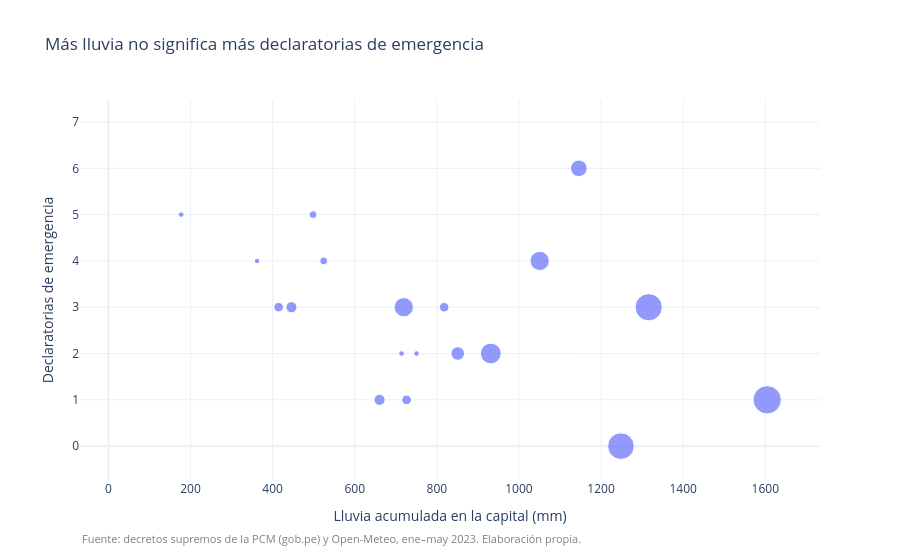

Notebook code for this chart:
### Markdown cell above
## 3. Gráfico de dispersión: lluvia vs. declaratorias

Cada punto es un departamento; al pasar el mouse aparece su nombre (`hover_name`).
El tamaño del punto son los días de lluvia fuerte.

### Code cell
fig_dispersion = px.scatter(
    datos, x="lluvia_total_mm", y="declaratorias",
    size="dias_lluvia_fuerte", hover_name="departamento",
    labels={"lluvia_total_mm": "Lluvia acumulada en la capital (mm)",
            "declaratorias": "Declaratorias de emergencia",
            "dias_lluvia_fuerte": "Días ≥ 20 mm"},
    title="Más lluvia no significa más declaratorias de emergencia",
)
fig_dispersion.update_layout(
    template="plotly_white",
    annotations=[dict(
        text="Fuente: decretos supremos de la PCM (gob.pe) y Open-Meteo, ene–may 2023. Elaboración propia.",
        showarrow=False, xref="paper", yref="paper",
        x=0, y=-0.18, font=dict(size=11, color="gray"),
    )],
)
fig_dispersion.show()

### Figure 1 — Plotly figure (JSON) as saved in the notebook; plotly's stock layout.template omitted (floating-point values rounded to 4 significant figures)
{"data": [{"hovertemplate": "<b>%{hovertext}</b><br><br>Lluvia acumulada en la capital (mm)=%{x}<br>Declaratorias de emergencia=%{y}<br>Días ≥ 20 mm=%{marker.size}<extra></extra>", "hovertext": ["Amazonas", "Áncash", "Apurímac", "Arequipa", "Ayacucho", "Cajamarca", "Callao", "Cusco", "Huancavelica", "Huánuco", "Ica", "Junín", "La Libertad", "Lambayeque", "Lima", "Loreto", "Madre de Dios", "Moquegua", "Pasco", "Piura", "Puno", "San Martín", "Tacna", "Tumbes", "Ucayali"], "legendgroup": "", "marker": {"color": "#636efa", "size": [3, 9, 3, 1, 2, 0, 0, 1, 3, 2, 0, 6, 1, 4, 0, 26, 23, 0, 1, 12, 4, 12, 0, 14, 24], "sizemode": "area", "sizeref": 0.065, "symbol": "circle"}, "mode": "markers", "name": "", "orientation": "v", "showlegend": false, "type": "scatter", "x": [414.6, 1146.0, 726.2, 362.0, 498.4, 796.6, 55.5, 714.0, 817.8, 524.3, 113.6, 850.8, 177.2, 445.8, 55.5, 1605.0, 1248.0, 83.9, 750.4, 719.4, 660.4, 1050.0, 28.2, 931.4, 1316.0], "xaxis": "x", "y": [3, 6, 1, 4, 5, 4, 1, 2, 3, 4, 3, 2, 5, 3, 7, 1, 0, 2, 2, 3, 1, 4, 2, 2, 3], "yaxis": "y"}], "layout": {"annotations": [{"font": {"color": "gray", "size": 11}, "showarrow": false, "text": "Fuente: decretos supremos de la PCM (gob.pe) y Open-Meteo, ene–may 2023. Elaboración propia.", "x": 0, "xref": "paper", "y": -0.18, "yref": "paper"}], "legend": {"itemsizing": "constant", "tracegroupgap": 0}, "title": {"text": "Más lluvia no significa más declaratorias de emergencia"}, "xaxis": {"anchor": "y", "domain": [0.0, 1.0], "title": {"text": "Lluvia acumulada en la capital (mm)"}}, "yaxis": {"anchor": "x", "domain": [0.0, 1.0], "title": {"text": "Declaratorias de emergencia"}}}}
